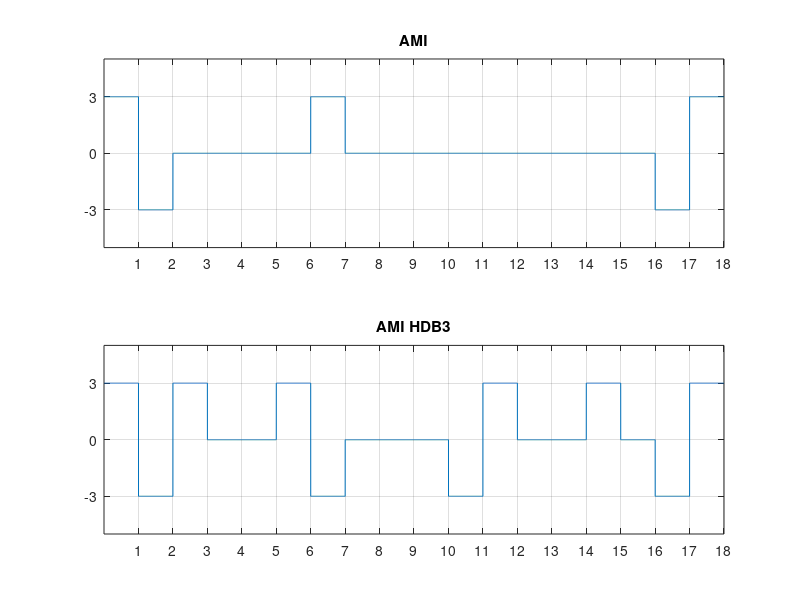

Write MATLAB code to recreate this figure.
% University of Rajshahi
% Name : Nakul Deb Nath
% Dept : CSE
% Date : 27-11-2018

clear;
clear all;
clc;

n=[1 1 0 0 0 0 1 0 0 0 0 0 0 0 0 0 1 1];
%n = input('Enter the bit Stream : ');

v = 3;
v1 = 3;
count = 0;
countOnes = 0;
for index = 1:length(n)
  
    if n(index)==1;
        bitsArray(index) = v;
        v = -v;
        count = 0;
        countOnes = countOnes+1;
    else
        bitsArray(index) = 0;
        count = count + 1;
        if count == 4
            count = 0;
            if rem(countOnes,2) == 0
                bitsArray(index-3) = v1;
                bitsArray(index-2) = 0;
                bitsArray(index-1) = 0;
                bitsArray(index) = v1;
                countOnes = countOnes + 2;
                v = - v;

            else
                bitsArray(index-3) = 0;
                bitsArray(index-2) = 0;
                bitsArray(index-1) = 0;
                bitsArray(index) = -v1;
                countOnes = countOnes + 1;
                v = v1;

            end
        end
    end
end

i=1;
t = 0:0.001:length(n);
bt = 1/0.001;
for index = 1:length(t)
    if t(index) <= i;
        y(index)=bitsArray(i);
    else
        y(index) = bitsArray(i);
        i = i+1;
    end
end


subplot(2,1,2);
plot(t,y);
axis([0 length(n) -5 5]);
set(gca,'YTick', [-3 0 3])
set(gca,'XTick', 1:length(n))
title('AMI HDB3')
hold on;
grid on;



v = 3;
for index = 1:length(n)
    if n(index)==1;
        bitsArray(index) = v;
        v = -v;
    else
        bitsArray(index) = 0;
    end
end

i=1;
t = 0:0.001:length(n);
bt = 1/0.001;
for index = 1:length(t)
    if t(index) <= i;
        y(index)=bitsArray(i);
    else
        y(index) = bitsArray(i);
        i = i+1;
    end
end
subplot(2,1,1);
plot(t,y);
axis([0 length(n) -5 5]);
set(gca,'YTick', [-3 0 3])
set(gca,'XTick', 1:length(n))
title('AMI')
hold on;
grid on;





v = 3;
for j = 1:length(y)/bt
    if y(j*bt) == v;
        resiveBit(j) = 1;
    elseif y(j*bt) == -v
        resiveBit(j) = 1;
    else
        resiveBit(j) = 0;
    end
end
display(resiveBit);
